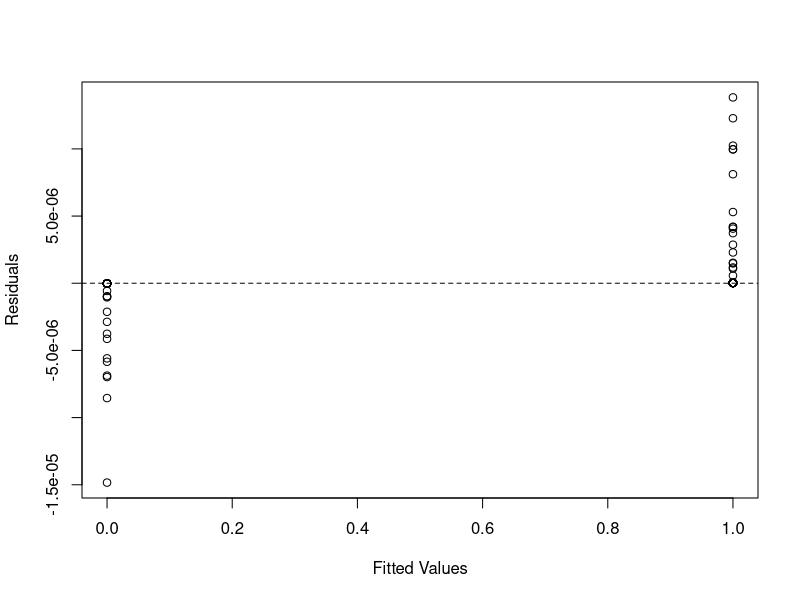

This chart was generated by the following R code:
## ---- chunk 1
library(dplyr)
library(tidyr)
library(MASS)
library(ggplot2)
library(cowplot)
library(caret)
library(e1071)
library(pROC)
## ---- chunk 2
# Load the iris dataset
data(iris)

str(iris)
## ---- chunk 3
# Split the data into training and testing sets
set.seed(42)
train_index <- createDataPartition(iris$Species, p = 0.7, list = FALSE)
train_data <- iris[train_index, ]
test_data <- iris[-train_index, ]
## ---- chunk 4
# 1) Model Development
model <- glm(Species ~ ., data = train_data, family = "binomial")
## ---- chunk 5
# 2) Model Acceptance
summary(model)
## ---- chunk 6
# 3) Residual Analysis
residuals <- residuals(model, type = "deviance")
plot(fitted(model), residuals, xlab = "Fitted Values", ylab = "Residuals")
abline(h = 0, lty = 2)
## ---- chunk 7
# 4) Prediction
predicted_prob <- predict(model, newdata = test_data, type = "response")
predicted_class <- ifelse(predicted_prob > 0.5, "versicolor", "setosa")

predicted_prob

## ---- chunk 8
# 5) Model Accuracy
accuracy <- sum(predicted_class == test_data$Species) / nrow(test_data)
print(paste("Accuracy:", accuracy))
## ---- chunk 9

## ---- chunk 10

## ---- chunk 11

## ---- chunk 12

## ---- chunk 13

## ---- chunk 14

## ---- chunk 15

## ---- chunk 16

## ---- chunk 17

## ---- chunk 18

## ---- chunk 19

## ---- chunk 20

## ---- chunk 21

